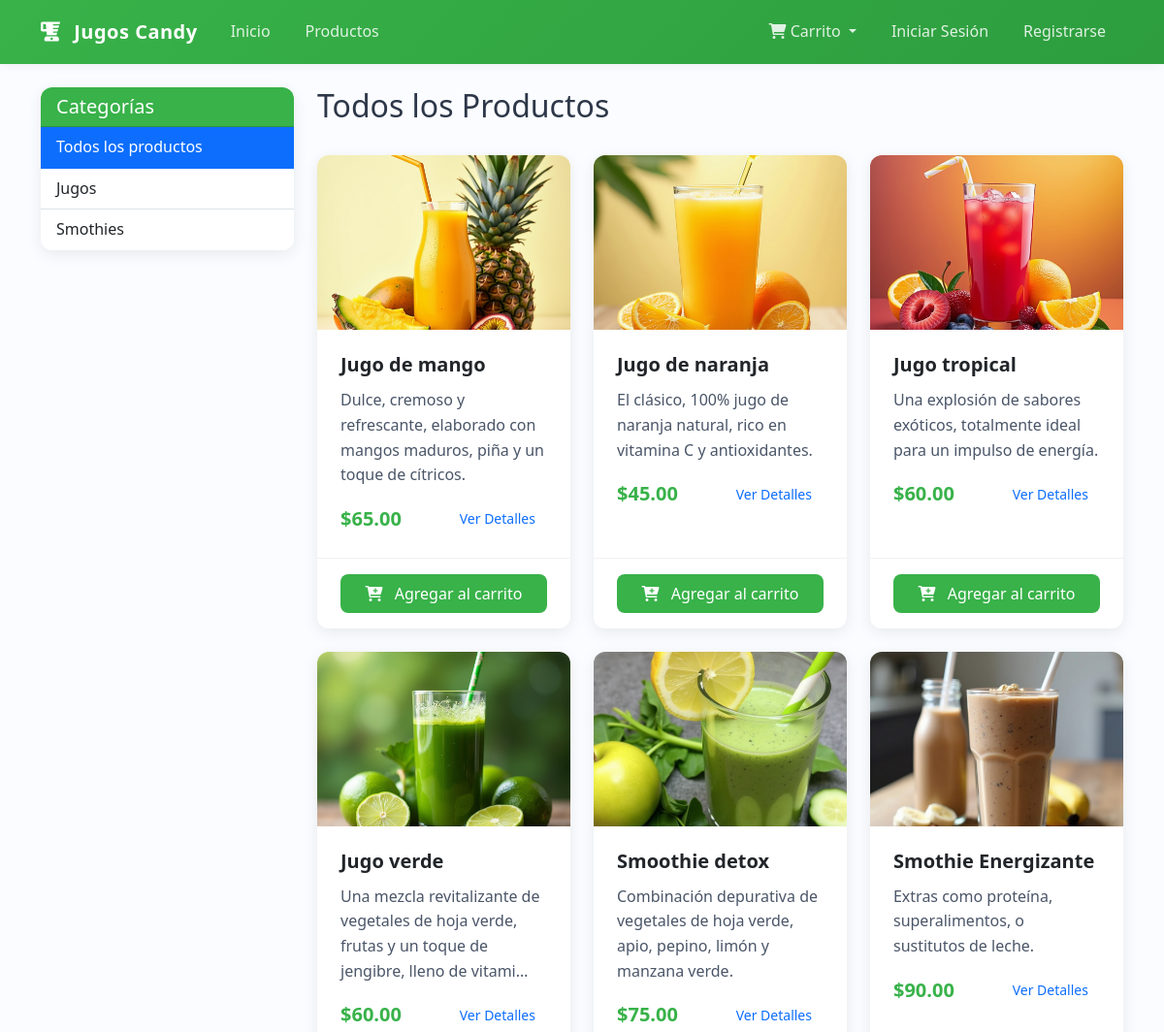
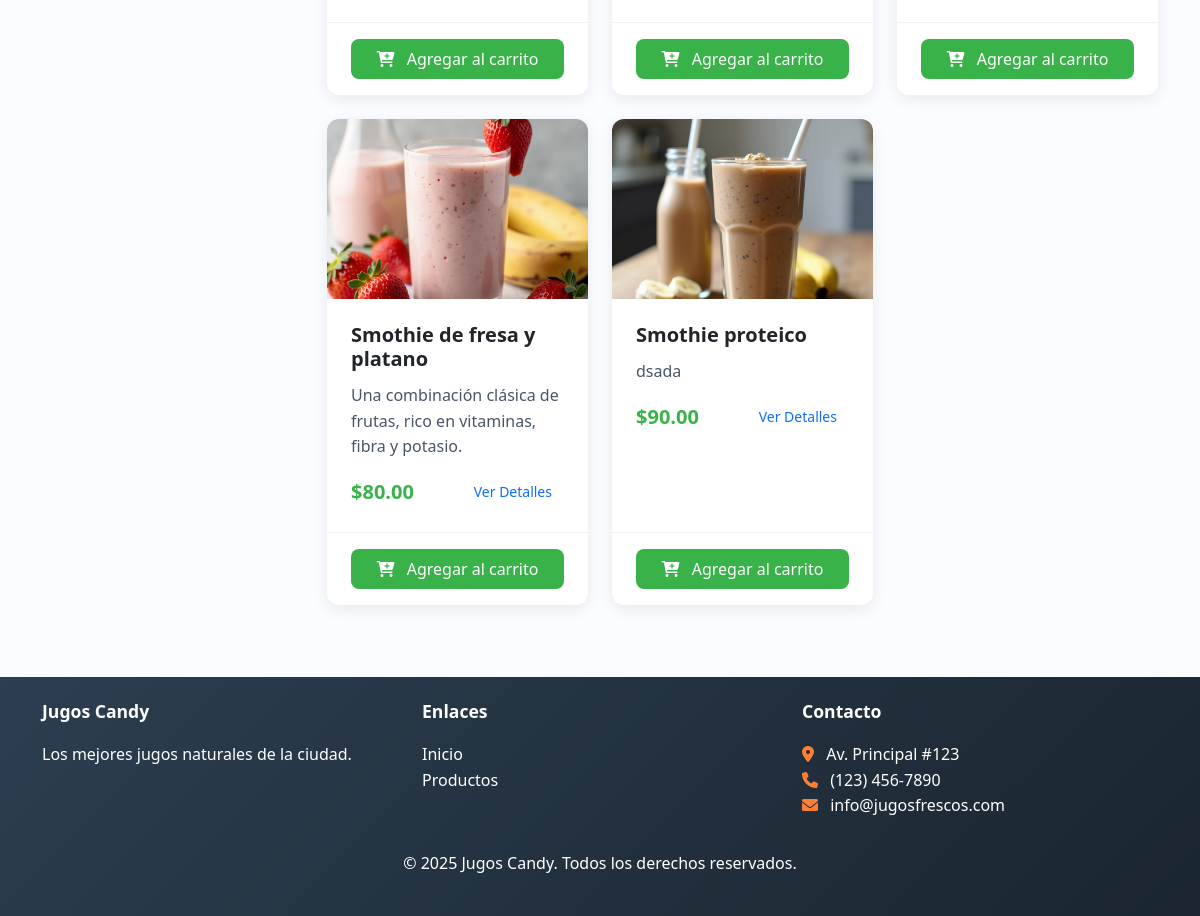
/productos/, run on the app's committed database (2 pictures, top to bottom).
### store/models.py (models this page shows, shortened)
class Category(models.Model):
    name = models.CharField(max_length=100, verbose_name="Nombre")
    description = models.TextField(blank=True, null=True, verbose_name="Descripción")
    class Meta:
        verbose_name = "Categoría"
        verbose_name_plural = "Categorías"

class Product(models.Model):
    name = models.CharField(max_length=100, verbose_name="Nombre")
    description = models.TextField(verbose_name="Descripción")
    price = models.DecimalField(max_digits=6, decimal_places=2, verbose_name="Precio")
    image = models.ImageField(upload_to='products/', verbose_name="Imagen", blank=True, null=True)
    category = models.ForeignKey(Category, on_delete=models.CASCADE, verbose_name="Categoría")
    available = models.BooleanField(default=True, verbose_name="Disponible")
    created_at = models.DateTimeField(auto_now_add=True, verbose_name="Fecha de creación")
    updated_at = models.DateTimeField(auto_now=True, verbose_name="Última actualización")
    class Meta:
        verbose_name = "Producto"
        verbose_name_plural = "Productos"
        ordering = ['name']

### store/views.py (the view)
# urls.py: path('productos/', views.product_list, name='product_list'),
def product_list(request):
    products = Product.objects.filter(available=True)
    categories = Category.objects.all()
    context = {
        'products': products,
        'categories': categories,
    }
    return render(request, 'store/products.html', context)

### store/context_processors.py (called while the page is built, shortened)
def cart_processor(request):
    cart = request.session.get('cart', {})
    print("Debug - Contenido del carrito:", cart)
    cart_count = sum(item.get('quantity', 0) for item in cart.values())
    print("Debug - Cantidad total en carrito:", cart_count)
    cart_items = []
    cart_total = 0
    try:
        from .models import Product
    except Exception as e:
        print(f"Error en cart_processor: {e}")
    return {
        'cart_count': cart_count,
        'cart_items': cart_items,
        'cart_total': cart_total,
    }

### store/templates/store/products.html (shortened to what this page needs)
{% extends 'store/base.html' %}
{% block content %}
<div class="container">
    <div class="row">
        <div class="col-md-3 mb-4">
            <div class="card shadow-sm">
                <div class="card-header bg-success text-white">
                    <h5 class="mb-0">Categorías</h5>
                </div>
                <div class="list-group list-group-flush">
                    <a href="{% url 'store:product_list' %}" class="list-group-item list-group-item-action {% if not category %}active{% endif %}">
                        Todos los productos
                    </a>
                    {% for cat in categories %}
                    <a href="{% url 'store:category_products' cat.id %}" class="list-group-item list-group-item-action {% if category.id == cat.id %}active{% endif %}">
                        {{ cat.name }}
                    </a>
                    {% endfor %}
                </div>
            </div>
        </div>
        <div class="col-md-9">
            <div class="d-flex justify-content-between align-items-center mb-4">
                <h2>
                    {% if category %}
                    Productos en {{ category.name }}
                    {% else %}
                    Todos los Productos
                    {% endif %}
                </h2>
            </div>
            {% if products %}
            <div class="row row-cols-1 row-cols-md-3 g-4">
                {% for product in products %}
                <div class="col">
                    <div class="card h-100 shadow-sm">
                        {% if product.image %}
                        <img src="{{ product.image.url }}" class="card-img-top" alt="{{ product.name }}">
                        {% else %}
                        <div class="text-center p-3 bg-light">
                            <i class="fas fa-blender fa-5x text-secondary"></i>
                        </div>
                        {% endif %}
                        <div class="card-body">
                            <h5 class="card-title">{{ product.name }}</h5>
                            <p class="card-text">{{ product.description|truncatechars:100 }}</p>
                            <div class="d-flex justify-content-between align-items-center">
                                <span class="fs-5 fw-bold text-success">${{ product.price }}</span>
                                <a href="{% url 'store:product_detail' product.id %}" class="btn btn-sm btn-outline-primary">
                                    Ver Detalles
                                </a>
                            </div>
                        </div>
                        <div class="card-footer bg-white border-top-0">
                            <form method="post" action="{% url 'store:add_to_cart' product.id %}" class="add-to-cart-form d-flex justify-content-between align-items-center">
                                <button type="submit" class="btn btn-success w-100">
                                    <i class="fas fa-cart-plus"></i> Agregar al carrito
                                </button>
                            </form>
                        </div>
                    </div>
                </div>
                {% endfor %}
            </div>
            {% else %}
            <div class="alert alert-info">
                No hay productos disponibles en esta categoría en este momento.
            </div>
            {% endif %}
        </div>
    </div>
</div>
{% endblock %}

### store/templates/store/base.html (shortened to what this page needs)
<!DOCTYPE html>
<html lang="es">
<head>
    <link href="https://cdn.jsdelivr.net/npm/bootstrap@5.3.0/dist/css/bootstrap.min.css" rel="stylesheet">
    <link rel="stylesheet" href="https://cdnjs.cloudflare.com/ajax/libs/font-awesome/6.0.0/css/all.min.css">
    {% load static %}
    <link rel="stylesheet" href="{% static 'css/main.css' %}">
</head>
<body>
    <nav class="navbar navbar-expand-lg navbar-dark bg-success">
        <div class="container">
            <a class="navbar-brand" href="{% url 'store:home' %}">
                <i class="fas fa-blender"></i> Jugos Candy
            </a>
            <div class="collapse navbar-collapse" id="navbarNav">
                <ul class="navbar-nav me-auto">
                    <li class="nav-item">
                        <a class="nav-link" href="{% url 'store:home' %}">Inicio</a>
                    </li>
                    <li class="nav-item">
                        <a class="nav-link" href="{% url 'store:product_list' %}">Productos</a>
                    </li>
                </ul>
                <ul class="navbar-nav ms-auto">
                    <li class="nav-item dropdown">
                        <a class="nav-link dropdown-toggle" href="#" id="cartDropdown" role="button" data-bs-toggle="dropdown" aria-expanded="false">
                            <i class="fas fa-shopping-cart"></i> Carrito
                        </a>
                    </li>
                    {% if user.is_authenticated %}
                        {% if user.is_staff %}
                        <li class="nav-item">
                            <a class="nav-link" href="{% url 'store:admin_dashboard' %}">Panel Admin</a>
                        </li>
                        {% endif %}
                        <li class="nav-item dropdown">
                            <a class="nav-link dropdown-toggle" href="#" id="navbarDropdown" role="button" data-bs-toggle="dropdown">
                                <i class="fas fa-user"></i> {{ user.username }}
                            </a>
                            <ul class="dropdown-menu">
                                <li><a class="dropdown-item" href="{% url 'accounts:profile' %}">Mi Perfil</a></li>
                                <li><hr class="dropdown-divider"></li>
                                <li><a class="dropdown-item" href="{% url 'accounts:logout' %}">Cerrar Sesión</a></li>
                            </ul>
                        </li>
                    {% else %}
                        <li class="nav-item">
                            <a class="nav-link" href="{% url 'accounts:login' %}">Iniciar Sesión</a>
                        </li>
                        <li class="nav-item">
                            <a class="nav-link" href="{% url 'accounts:register' %}">Registrarse</a>
                        </li>
                    {% endif %}
                </ul>
            </div>
        </div>
    </nav>
    <main class="py-4">
        {% block content %}
        {% endblock %}
    </main>
    <footer class="bg-dark text-white py-4 mt-5">
        <div class="container">
            <div class="row">
                <div class="col-md-4">
                    <h5>Jugos Candy</h5>
                    <p>Los mejores jugos naturales de la ciudad.</p>
                </div>
                <div class="col-md-4">
                    <h5>Enlaces</h5>
                    <ul class="list-unstyled">
                        <li><a href="{% url 'store:home' %}" class="text-white">Inicio</a></li>
                        <li><a href="{% url 'store:product_list' %}" class="text-white">Productos</a></li>
                    </ul>
                </div>
                <div class="col-md-4">
                    <h5>Contacto</h5>
                    <address>
                        <i class="fas fa-map-marker-alt"></i> Av. Principal #123<br>
                        <i class="fas fa-phone"></i> (123) 456-7890<br>
                        <i class="fas fa-envelope"></i> info@jugosfrescos.com
                    </address>
                </div>
            </div>
            <div class="text-center mt-3">
                <p>&copy; {% now "Y" %} Jugos Candy. Todos los derechos reservados.</p>
            </div>
        </div>
    </footer>
</body>
</html>

### store/static/css/main.css (style rules this page uses)
:root { --primary-color: #38b249; --primary-dark: #2d9d3e; --accent-color: #ff7e36; --light-green: #ebf9ed; --success-color: #38b249; --info-color: #3da9fc; --warning-color: #ffb627; --danger-color: #ef4565; --light-color: #f8f9fa; --dark-color: #2d3748; --body-bg: #fafcff; --text-color: #2d3748; --card-shadow: 0 0.25rem 1rem rgba(0, 0, 0, 0.08); --card-radius: 0.75rem; --font-family: 'Poppins', 'Segoe UI', Tahoma, Geneva, Verdana, sans-serif; }
body { font-family: var(--font-family); color: var(--text-color); background-color: var(--body-bg); overflow-x: hidden; line-height: 1.6; }
.navbar { padding: 0.75rem 1rem; box-shadow: 0 2px 10px rgba(0, 0, 0, 0.05); }
.navbar-dark { background: linear-gradient(135deg, var(--primary-color), var(--primary-dark)) !important; }
.navbar-brand { font-weight: 600; letter-spacing: 0.5px; font-size: 1.25rem; }
.navbar-brand i { margin-right: 0.5rem; }
.nav-link { padding: 0.5rem 1rem !important; margin: 0 0.125rem; border-radius: 0.5rem; transition: all 0.2s ease; font-weight: 500; }
.navbar-dark .navbar-nav .nav-link { color: rgba(255, 255, 255, 0.85); }
.btn { border-radius: 0.5rem; padding: 0.5rem 1.25rem; font-weight: 500; transition: all 0.2s ease; text-transform: none; border: none; }
.btn-success { background-color: var(--primary-color); color: white; }
.btn-sm { padding: 0.25rem 0.75rem; font-size: 0.875rem; }
.btn i { margin-right: 0.5rem; }
.card { border: none; border-radius: var(--card-radius); box-shadow: var(--card-shadow); transition: transform 0.2s, box-shadow 0.2s; overflow: hidden; }
.card-body { padding: 1.5rem; }
.card-title { font-weight: 600; margin-bottom: 0.75rem; }
.card-text { color: #4a5568; margin-bottom: 1rem; }
.card-img-top { height: 180px; object-fit: cover; }
.text-success { color: var(--primary-color) !important; }
.bg-success { background-color: var(--primary-color) !important; }
footer { background: linear-gradient(135deg, #2c3e50, #1a252f) !important; padding: 3rem 0 2rem !important; }
footer h5 { font-weight: 600; margin-bottom: 1.25rem; font-size: 1.1rem; }
footer a { transition: all 0.2s; text-decoration: none !important; }
footer .fa-map-marker-alt, footer .fa-phone, footer .fa-envelope { margin-right: 0.5rem; color: var(--accent-color); }
.fas { transition: all 0.3s; }
.card-footer { background-color: transparent !important; border-top: 1px solid rgba(0, 0, 0, 0.05) !important; padding: 1rem 1.5rem; }
.fs-5.fw-bold { font-size: 1.25rem !important; font-weight: 600 !important; }
.shadow-sm { box-shadow: var(--card-shadow) !important; }

### data on the page
Category: name "Jugos"
Category: name "Smothies"
Product: image (picture), name "Jugo de mango", description "Dulce, cremoso y refrescante, elaborado con mangos maduros, piña y un toque de cítricos.", price "65.00"
Product: image (picture), name "Jugo de naranja", description "El clásico, 100% jugo de naranja natural, rico en vitamina C y antioxidantes.", price "45.00"
Product: image (picture), name "Jugo tropical", description "Una explosión de sabores exóticos, totalmente ideal para un impulso de energía.", price "60.00"
Product: image (picture), name "Jugo verde", description "Una mezcla revitalizante de vegetales de hoja verde, frutas y un toque de jengibre, lleno de vitami…", price "60.00"
Product: image (picture), name "Smoothie detox", description "Combinación depurativa de vegetales de hoja verde, apio, pepino, limón y manzana verde.", price "75.00"
Product: image (picture), name "Smothie Energizante", description "Extras como proteína, superalimentos, o sustitutos de leche.", price "90.00"
Product: image (picture), name "Smothie de fresa y platano", description "Una combinación clásica de frutas, rico en vitaminas, fibra y potasio.", price "80.00"
Product: image (picture), name "Smothie proteico", description "dsada", price "90.00"
